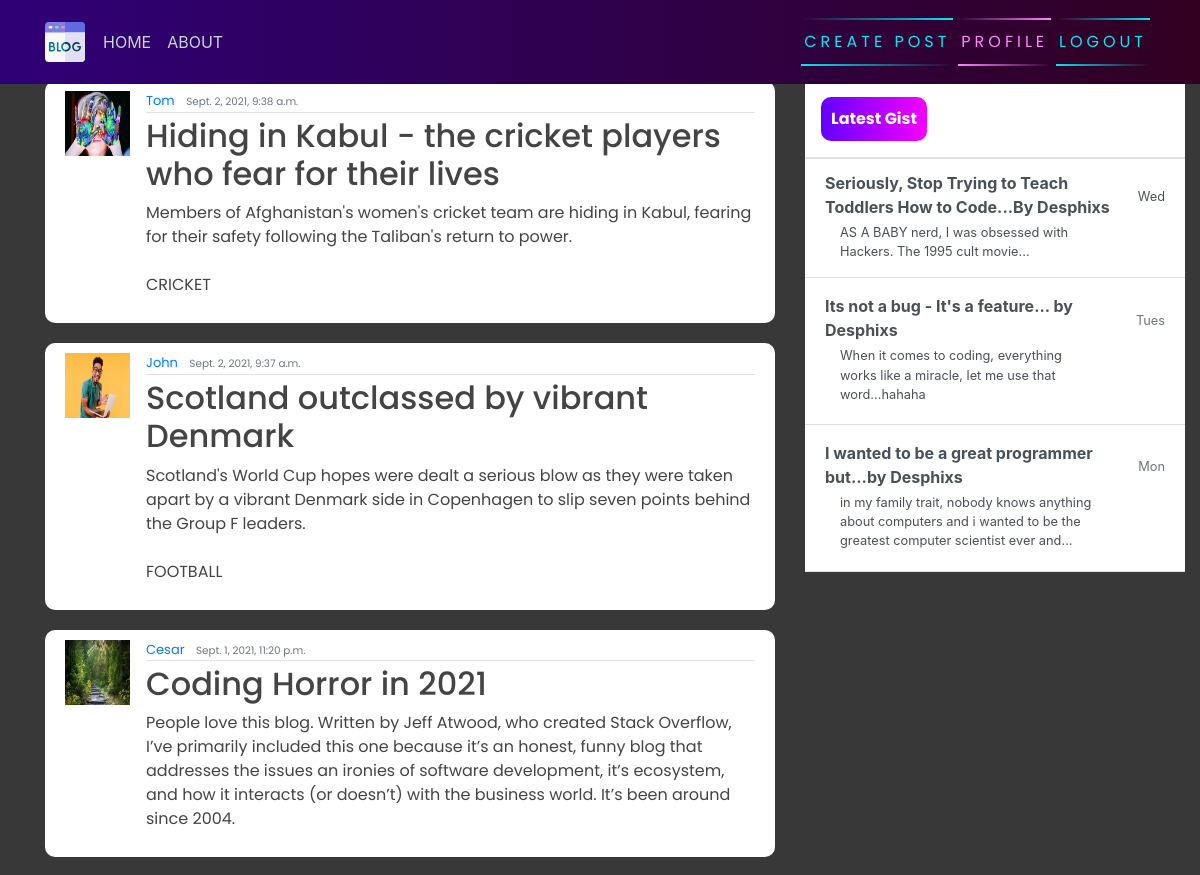
The app's page / (signed in, upper part), older data.
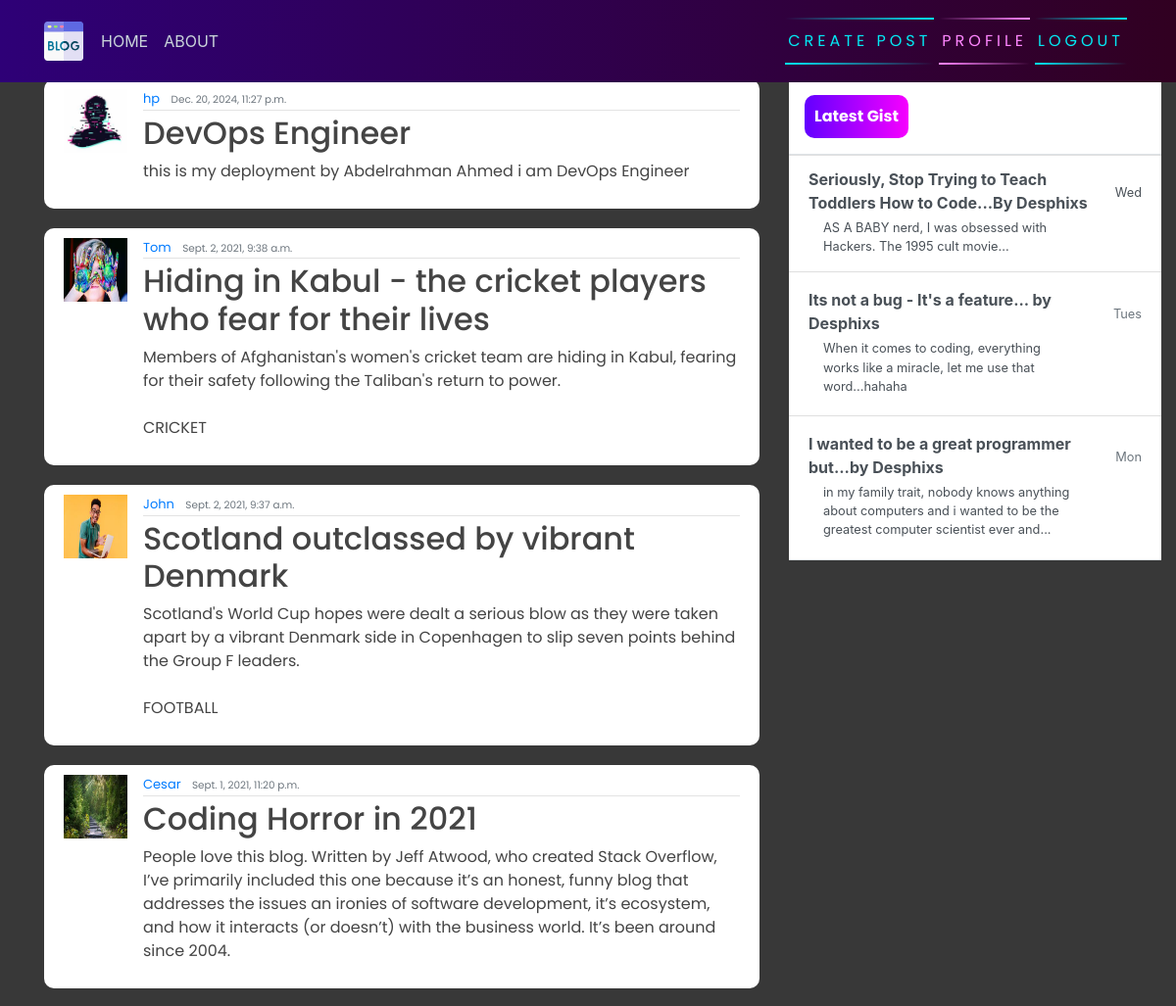
The same page, newer data.
### blog/models.py (models this page shows, shortened)
class Post(models.Model):
    title = models.CharField(max_length=200)
    content = models.TextField()
    date_posted = models.DateTimeField(default=timezone.now)
    author = models.ForeignKey(User, on_delete=models.CASCADE)

### users/models.py (models this page shows, shortened)
class Profile(models.Model):
    user = models.OneToOneField(User, on_delete=models.CASCADE)
    image = models.ImageField(default='default.jpg', upload_to='profile_pics')

### blog/views.py (the view)
# urls.py: path('', PostListView.as_view(), name="blog-home"),
class PostListView(LoginRequiredMixin, ListView):
    model = Post
    template_name = 'blog/home.html'
    context_object_name = 'posts'
    ordering = ["-date_posted"]

### blog/templates/blog/home.html
{% extends 'blog/base.html' %}
{% block content %}
    {% for posts in posts %}
        <article class="media content-section">
            <img class="rounded-cirlce article-img" src="{{ posts.author.profile.image.url }}" alt="">
            <div class="media-body">
              <div class="article-metadata">
                <a class="mr-2" href="#">{{ posts.author }}</a>
                <small class="text-muted">{{ posts.date_posted }}</small>
              </div>
              <h2><a class="article-title" href="{% url 'blog-detail' posts.id %}">{{ posts.title }}</a></h2>
              <p class="article-content">{{ posts.content }}</p>
            </div>
            <br>
          </article>
    {% endfor  %}
{% endblock content %}

### blog/templates/blog/base.html (shortened to what this page needs)
{% load static %}
<!DOCTYPE html>
<html>
<head>
    <link rel="stylesheet" href="https://maxcdn.bootstrapcdn.com/bootstrap/4.0.0/css/bootstrap.min.css">
    <link rel="stylesheet" href="{% static 'blog/main.css' %}">
</head>
<body>
    <header class="site-header">
      <nav class="navbar navbar-expand-md navbar-dark bg-steel fixed-top">
        <div class="container">
          <div class="collapse navbar-collapse" id="navbarToggle">
            <div class="navbar-nav mr-auto">
                {% if user.is_authenticated %}
              <a class="nav-item nav-link" href="{% url 'blog-home' %}">HOME</a>
              <a class="nav-item nav-link" href="{% url 'blog-about' %}">ABOUT</a>
            </div>
            <div class="navbar-nav">
                <a href="{% url 'blog-new' %}" id="auth-links">
                <span></span>
                <span></span>
                Create Post
            </a>
                <a href="{% url 'profile' %}" id="auth-links">
                <span></span>
                <span></span>
                Profile
            </a>
                <a href="{% url 'logout' %}" id="auth-links">
                <span></span>
                <span></span>
                Logout
            </a>
                {% endif %}
            </div>
          </div>
        </div>
      </nav>
    </header>
    <main role="main" class="container">
      <div class="row">
          <div class="col-md-8">
          </div>
        <div class="col-md-8">
           {% block content %}{% endblock %}
        </div>
        <div class="col-md-4">
          <div class="content-sectionw">
            <div class="d-flex flex-column align-items-stretch flex-shrink-0 bg-white" style="width: 380px;" style="padding-top: 120px;">
                <a id="list-group" style="text-decoration: none;" href="" class="d-flex align-items-center flex-shrink-0 p-3 link-dark text-decoration-none border-bottom">
                  <span class="fs-5 fw-semibold" id="gist-btn">Latest Gist</span>
                </a>
                <div class="list-group list-group-flush border-bottom scrollarea">
                  <a href="#" class="list-group-item list-group-item-action  lh-tight" aria-current="true">
                    <div class="d-flex w-100 align-items-center justify-content-between">
                      <strong class="mb-1">Seriously, Stop Trying to Teach Toddlers How to Code...By Desphixs
                    </strong>
                      <small>Wed</small>
                    </div>
                    <div class="col-10 mb-1 small">AS A BABY nerd, I was obsessed with Hackers. The 1995 cult movie... </div>
                  </a>
                  <a href="#" class="list-group-item list-group-item-action py-3 lh-tight">
                    <div class="d-flex w-100 align-items-center justify-content-between">
                      <strong class="mb-1">Its not a bug - It's a feature... by Desphixs</strong>
                      <small class="text-muted">Tues</small>
                    </div>
                    <div class="col-10 mb-1 small">When it comes to coding, everything works like a miracle, let me use that word...hahaha</div>
                  </a>
                  <a href="#" class="list-group-item list-group-item-action py-3 lh-tight">
                    <div class="d-flex w-100 align-items-center justify-content-between">
                      <strong class="mb-1">I wanted to be a great programmer but...by Desphixs</strong>
                      <small class="text-muted">Mon</small>
                    </div>
                    <div class="col-10 mb-1 small">in my family trait, nobody knows anything about computers and i wanted to be the greatest computer scientist ever and...</div>
                  </a>
                </div>
              </div>
          </div>
        </div>
      </div>
    </main>
</body>
</html>

### blog/static/blog/main.css (style rules this page uses)
body { background-color: rgb(56, 56, 56); margin-top: 5rem; background-size: contain; background-repeat: no-repeat; }
h1, h2, h3, h4, h5, h6, p { color: #444444; font-family: 'Poppins', sans-serif; }
.bg-steel { background: linear-gradient(270deg, rgb(49, 0, 33) 0%, rgb(46, 0, 119) 100%); }
.site-header .navbar-nav .nav-link { color: #cbd5db; }
.content-section { background: #ffffff; padding: 10px 20px; border-radius: 10px; margin-bottom: 20px; }
.article-title { color: #444444; }
.article-content { white-space: pre-line; }
.article-img { height: 65px; width: 65px; margin-right: 16px; }
.article-metadata { font-family: 'Poppins', sans-serif; padding-bottom: 1px; margin-bottom: 4px; font-size: 13px; border-bottom: 1px solid #e3e3e3 }
svg { width: 50px; height: 50px; }
#auth-links { font-family: 'Poppins', sans-serif; position: relative; display: inline-block; padding: 12px 3px; margin: 10px 0; color: #03e9f4; text-decoration: none; text-transform: uppercase; transition: 0.5s; letter-spacing: 4px; overflow: hidden; margin-right: 5px; }
#auth-links:nth-child(2) { filter: hue-rotate(110deg); }
#auth-links span { position: absolute; display: block; }
#auth-links span:nth-child(1) { top: 0; left: 0; width: 100%; height: 2px; background: linear-gradient(90deg,transparent,#03e9f4); animation: animate1 1s linear infinite; }
#auth-links span:nth-child(3) { bottom: 0; right: 0; width: 100%; height: 2px; background: linear-gradient(270deg,transparent,#03e9f4); animation: animate3 1s linear infinite; animation-delay: 0.50s; }
#gist-btn { color: black; background: linear-gradient(270deg, rgb(247, 0, 255) 0%, rgb(98, 0, 255) 100%); padding: 10px; color: white; font-family: 'Poppins', sans-serif; font-weight: bold; border-radius: 10px; }

Row changes from the older to the newer data that the page shows:
added Post: author.profile.image (placeholder picture), author "hp", date_posted "Dec. 20, 2024, 11:27 p.m.", title "DevOps Engineer", content "this is my deployment by Abdelrahman Ahmed i am DevOps Engineer"
